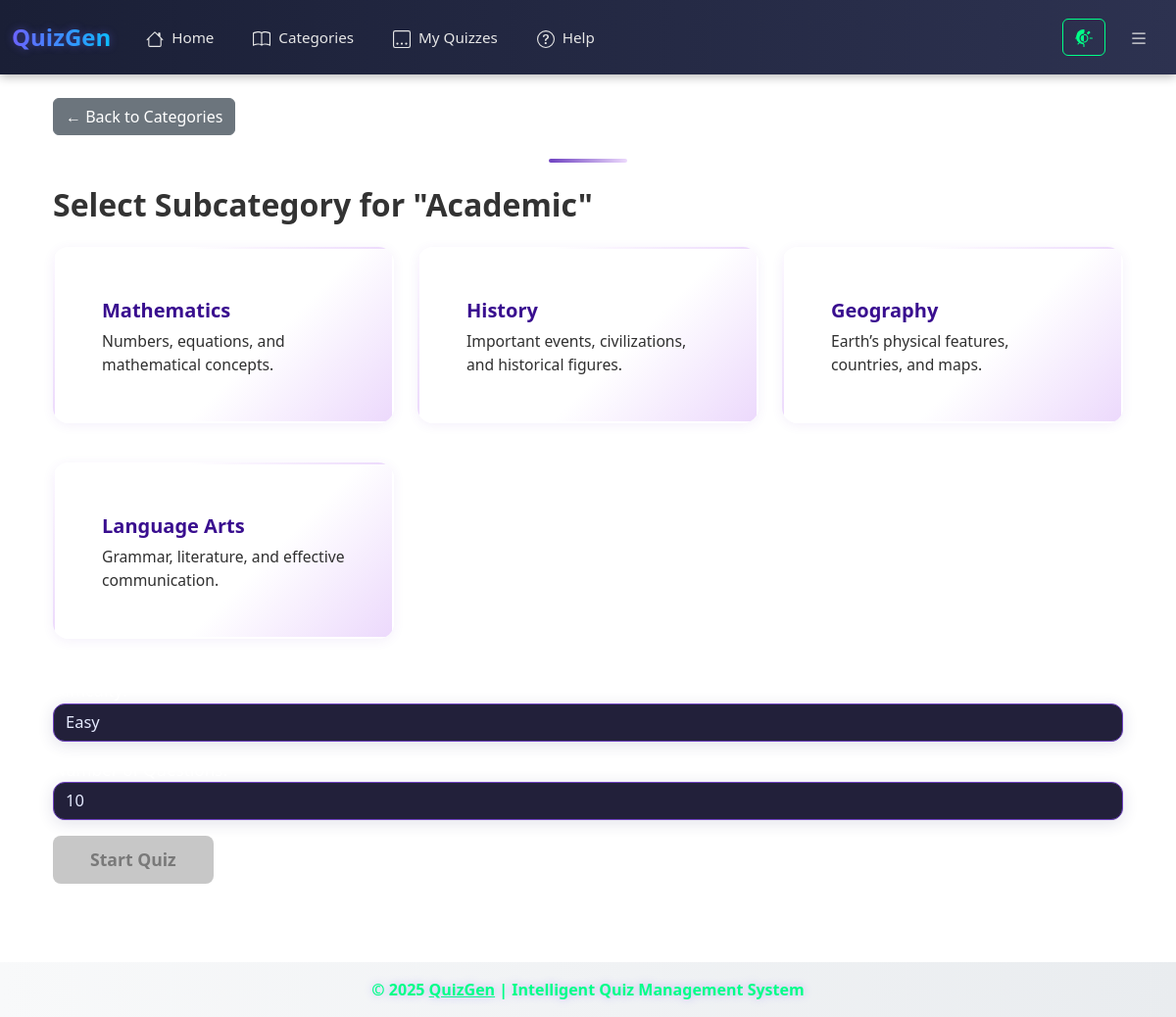
Screenshot of /quizzes/category/1/select/ (signed in) with the database file from the repository.
### quizzes/models.py (models this page shows)
class Category(models.Model):
    name = models.CharField(max_length=100)
    description = models.TextField(blank=True)

class Subcategory(models.Model):
    name = models.CharField(max_length=100)
    description = models.TextField(blank=True)
    category = models.ForeignKey(Category, on_delete=models.CASCADE, related_name='subcategories')

### quizzes/views.py (the view, shortened to what this page needs)
# urls.py: path('category/<int:category_id>/select/', views.subcategory_selection, name='subcategory_selection'),
@login_required
def subcategory_selection(request, category_id):
    category = get_object_or_404(Category, pk=category_id)
    subcategories = category.subcategories.all()
    return render(request, "quizzes/subcategory_selection.html", {
        "category": category,
        "subcategories": subcategories,
    })

### templates/quizzes/subcategory_selection.html (shortened to what this page needs)
{% extends 'base.html' %}
{% block content %}
<div class="container-fluid" style="max-width: 1200px; margin: auto; min-height: 75vh; padding-bottom: 2rem;">
    <a href="{% url 'categories' %}" class="btn btn-secondary mb-3">
        ← Back to Categories
    </a>
    <div class="divider"></div>
    <h2 class="mb-4" style="font-weight: bold;">Select Subcategory for "{{ category.name }}"</h2>
    <form method="post" autocomplete="off" id="quiz-form">
        <div class="row g-4 mb-4">
            {% for sub in subcategories %}
            <div class="col-12 col-md-6 col-lg-4">
                <div class="card subcategory-card subcat-{{ forloop.counter }}"
                     data-subcat="{{ sub.id }}"
                     onclick="selectSubcategory(this)">
                    <div class="card-body">
                        <h5>{{ sub.name }}</h5>
                        <p>{{ sub.description }}</p>
                    </div>
                </div>
            </div>
            {% endfor %}
        </div>
        <div class="mb-3">
            <label><span style="color:#fff;">Difficulty:</span></label>
            <select name="difficulty" class="form-select" required>
                <option value="easy" selected>Easy</option>
            </select>
        </div>
        <div class="mb-3">
            <label><span style="color:#fff;">Number of Questions:</span></label>
            <select name="num_questions" class="form-select" required>
                <option value="10" selected>10</option>
            </select>
        </div>
        <button type="submit" class="btn btn-primary" id="start-quiz-btn" disabled>Start Quiz</button>
    </form>
</div>
{% endblock %}

### static/css/style.css (style rules this page uses)
:root { --bg-gradient-start: #ffffff; --bg-gradient-middle: #f0f0f0; --bg-gradient-end: #e0e0e0; --text-color: #333333; --primary-color: #00FF88; --secondary-color: #00C9FF; --card-bg: #ffffff; --card-border: #cccccc; --navbar-bg: linear-gradient(90deg, #f8f9fa 0%, #e9ecef 100%); --alert-success-bg: linear-gradient(90deg, #00FF88, #00C9FF); --alert-error-bg: linear-gradient(90deg, #ff5e62, #ff9966); }
body[data-theme="light"] { --bg-gradient-start: #ffffff; --bg-gradient-middle: #f0f0f0; --bg-gradient-end: #e0e0e0; --text-color: #333333; --primary-color: #00FF88; --secondary-color: #00C9FF; --card-bg: #ffffff; --card-border: #cccccc; --navbar-bg: linear-gradient(90deg, #f8f9fa 0%, #e9ecef 100%); --alert-success-bg: linear-gradient(90deg, #00FF88, #00C9FF); --alert-error-bg: linear-gradient(90deg, #ff5e62, #ff9966); }
body { background: var(--bg-gradient-start) !important; color: var(--text-color); font-family: "Segoe UI", Arial, sans-serif; transition: background 0.3s ease, color 0.3s ease; }
.btn-primary { background: linear-gradient(90deg, var(--primary-color), var(--secondary-color)); border: none; color: #fff; }
.card { border: 1.5px solid var(--card-border); }
.subcategory-card { cursor: pointer; transition: box-shadow 0.2s, border-color 0.2s; border: 2px solid transparent; }
.subcategory-card { background: linear-gradient(120deg, #252245 80%, #232154 100%); border-radius: 18px; box-shadow: 0 8px 28px rgba(74,86,176,0.08); padding: 35px 32px 25px 32px; min-width: 315px; max-width: 375px; cursor: pointer; border: 3px solid transparent; transition: box-shadow .23s, border-color .23s, background .22s; position: relative; flex-grow: 1; }
.card-body h5 { font-size: 1.4rem; font-weight: 700; margin-bottom: 10px; color: #e7eaff; }
.card-body p { font-size: 1.06rem; color: #dbd8ee; margin-bottom: 0; }
.form-select, select { border-radius: 12px!important; background: #22203a!important; color: #e5eaff!important; border: 2px solid #6a6ede; font-weight: 500; font-size: 1.03rem; box-shadow: 0 3px 16px #29296624; }
.btn-primary, .start-quiz-btn { background: linear-gradient(90deg, #7B5FFF 15%, #47CAFF 85%); border: none; border-radius: 15px; padding: 11px 38px; font-size: 1.14rem; font-weight: 700; color: #fff; box-shadow: 0 6px 22px #479cff26; transition: background .22s, box-shadow .21s; }

### templates/base.html (style rules this page uses)
body { background: #ffffff !important; color: #333333 !important; transition: background 0.3s ease, color 0.3s ease; }
body[data-theme="light"] { background: #ffffff !important; color: #333333 !important; }

### templates/quizzes/subcategory_selection.html (style rules this page uses)
body { background: radial-gradient(ellipse at center, #2c2440 0%, #232046 100%); }
.divider { width: 80px; height: 4px; background: linear-gradient(90deg, #6f42c1, #ecd9fc); border-radius: 2px; margin: 0.5rem auto 1.5rem auto; }
.subcategory-card { background: linear-gradient(135deg, #fff 60%, #ecd9fc 100%); border: 2px solid transparent; cursor: pointer; margin-bottom: 16px; box-shadow: 0 2px 12px rgba(110,66,193,0.08); transition: box-shadow 0.2s, border-color 0.2s, background 0.2s; border-radius: 16px; min-height: 180px; display: flex; align-items: center; }
.subcategory-card h5 { color: #390e8f !important; font-weight: bold; font-size: 1.25rem; margin-bottom: 0.5rem; }
.subcategory-card p { color: #303030 !important; font-size: 0.98rem; margin-bottom: 0; }
label, select { font-size: 1.07rem; }
.form-select { background: #241a3c; color: #fff; border: 1.5px solid #6f42c1; border-radius: 8px; transition: border 0.2s; }
.btn-primary { background: linear-gradient(90deg, #6f42c1, #9b72cf 90%); border: none; border-radius: 8px; font-size: 1.1rem; font-weight: 600; box-shadow: 0 2px 10px #6f42c1cc; }
.btn-primary:disabled { background: #aaa; color: #333; cursor: not-allowed; box-shadow: none; }

### rows the page displays
Category: name "Academic"
Subcategory: name "Mathematics", description "Numbers, equations, and mathematical concepts."
Subcategory: name "History", description "Important events, civilizations, and historical figures."
Subcategory: name "Geography", description "Earth’s physical features, countries, and maps."
Subcategory: name "Language Arts", description "Grammar, literature, and effective communication."
